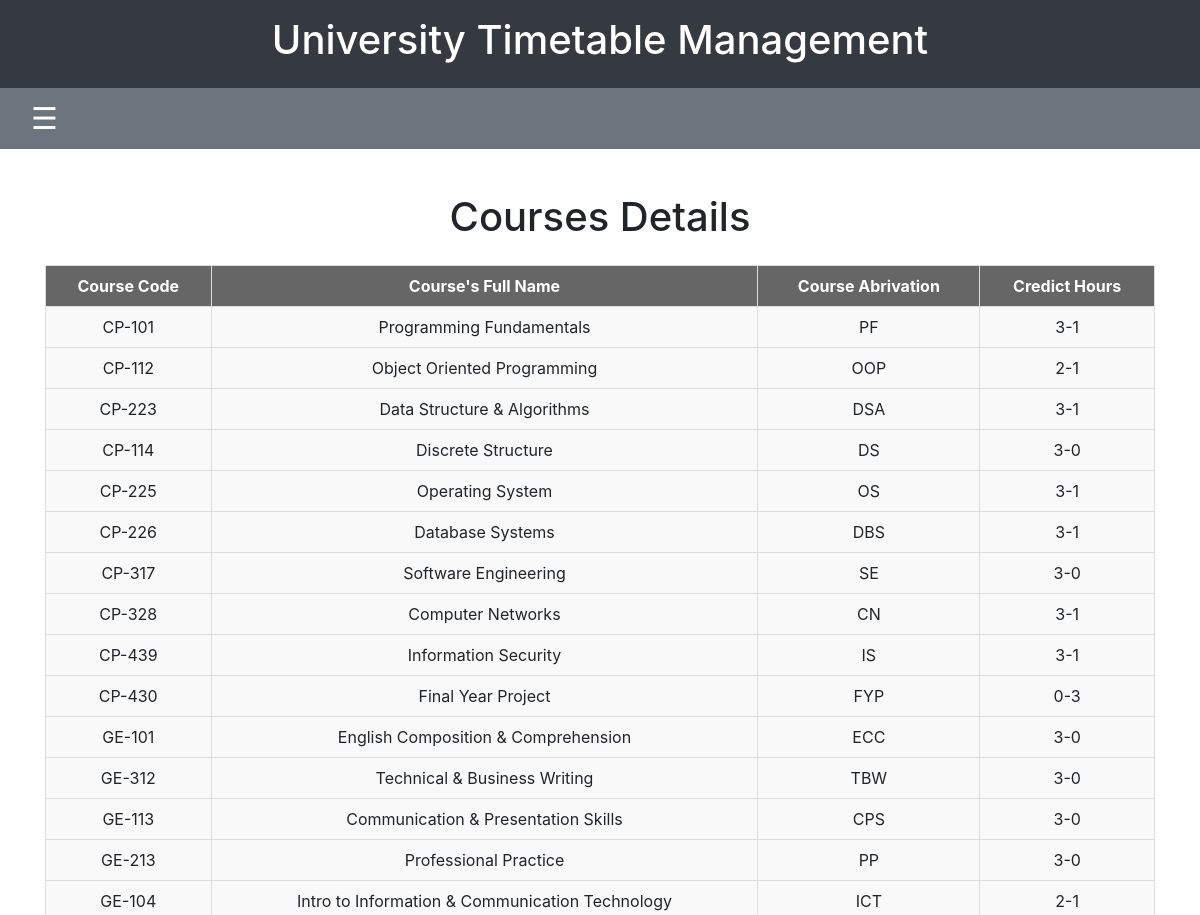
The page /Courses_details (upper part) on the database as committed earlier.
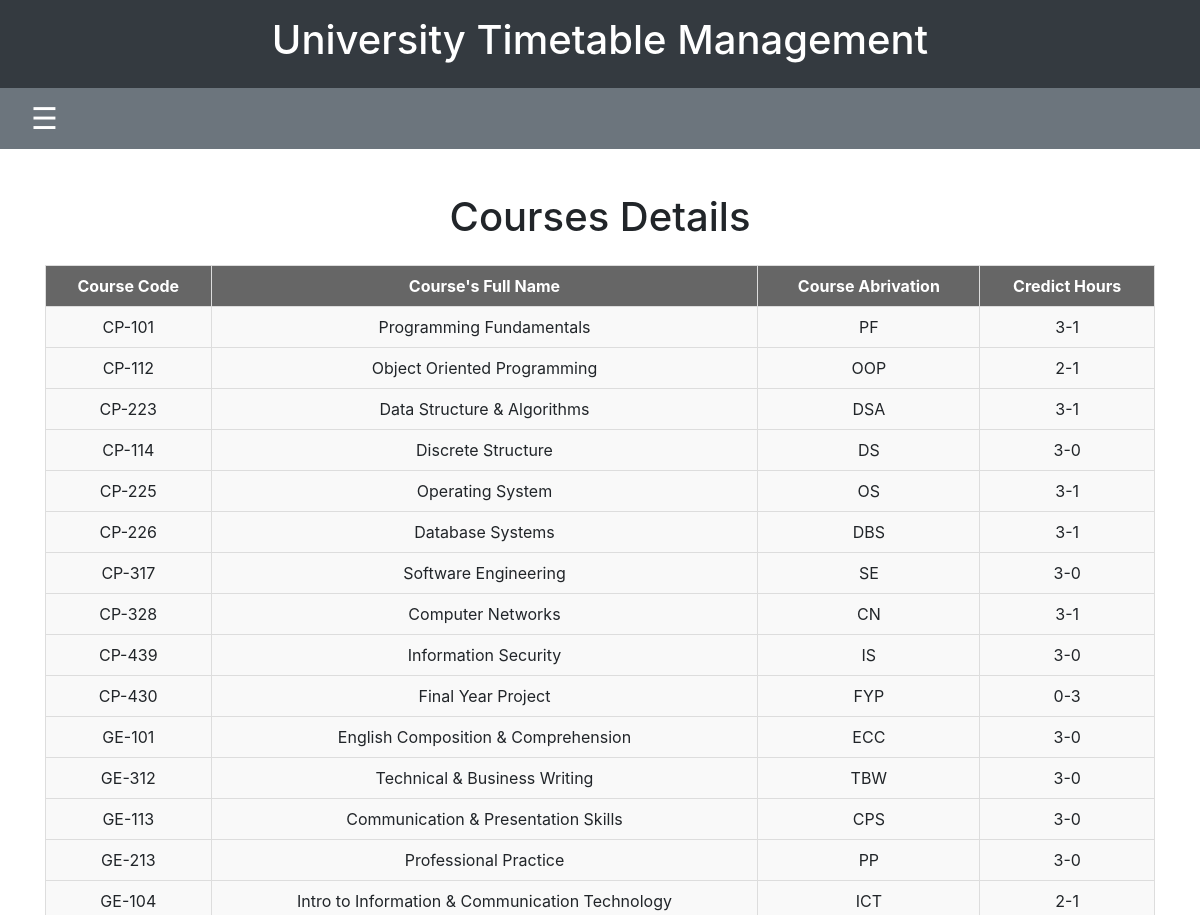
The same page on the database as committed later.
### timetable/models.py (models this page shows, shortened)
class Course(models.Model):
    course_code = models.CharField(max_length=20)
    short_name = models.CharField(max_length=100)
    full_name = models.CharField(max_length=200)
    credit_hours = models.CharField(max_length=200)
    lab_crh = models.IntegerField(default=0)  # New field for lab credit hours
    pre_req = models.CharField(max_length=200, blank=True, null=True)  # New field for prerequisites
    category = models.CharField(max_length=100)

### timetable/views.py (the view)
# urls.py: path('Courses_details', views.Courses_details, name='Courses_details'),
def Courses_details(request):
    Courses = Course.objects.all()
    context = {
        'Courses': Courses,
    }
    return render(request, 'timetable/Courses_details.html', context)

### timetable/templates/timetable/Courses_details.html (shortened to what this page needs)
{% extends 'timetable/base.html' %}
{% block content %}
<h1 class="my-4 text-center">Courses Details</h1>
<table class="timetable-table">
    <thead>
        <tr>
            <th>Course Code</th>
            <th>Course's Full Name</th>
            <th>Course Abrivation</th>
            <th>Credict Hours</th>
        </tr>
    </thead>
    <tbody>
        {% for course in Courses %}
            <tr>
                <td class="schedule-info">{{ course.course_code }}</td>
                <td class="schedule-info">{{ course.full_name }}</td>
                <td class="schedule-info">{{ course.short_name }}</td>
                <td class="schedule-info">{{ course.credit_hours }}-{{ course.lab_crh}}</td>
            </tr>
        {% endfor %}
    </tbody>
</table>
{% endblock %}

Rows that differ between the two databases and show on the page:
changed Course "CP-439": lab_crh "1" → "0"
